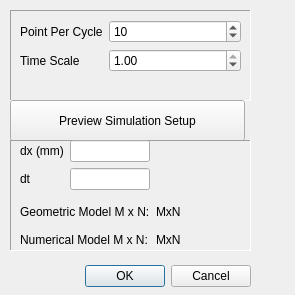
<?xml version="1.0" encoding="UTF-8"?>
<ui version="4.0">
 <class>advancedSimulationSetupDialog</class>
 <widget class="QDialog" name="advancedSimulationSetupDialog">
  <property name="geometry">
   <rect>
    <x>0</x>
    <y>0</y>
    <width>295</width>
    <height>295</height>
   </rect>
  </property>
  <property name="sizePolicy">
   <sizepolicy hsizetype="MinimumExpanding" vsizetype="MinimumExpanding">
    <horstretch>0</horstretch>
    <verstretch>0</verstretch>
   </sizepolicy>
  </property>
  <property name="minimumSize">
   <size>
    <width>295</width>
    <height>0</height>
   </size>
  </property>
  <property name="maximumSize">
   <size>
    <width>265</width>
    <height>295</height>
   </size>
  </property>
  <property name="windowTitle">
   <string>Advanced Simulation Setup</string>
  </property>
  <property name="windowIcon">
   <iconset resource="resources.qrc">
    <normaloff>:/simModel.png</normaloff>:/simModel.png</iconset>
  </property>
  <widget class="QDialogButtonBox" name="buttonBox">
   <property name="geometry">
    <rect>
     <x>60</x>
     <y>260</y>
     <width>191</width>
     <height>32</height>
    </rect>
   </property>
   <property name="orientation">
    <enum>Qt::Horizontal</enum>
   </property>
   <property name="standardButtons">
    <set>QDialogButtonBox::Cancel|QDialogButtonBox::Ok</set>
   </property>
  </widget>
  <widget class="QFrame" name="frame">
   <property name="geometry">
    <rect>
     <x>10</x>
     <y>10</y>
     <width>241</width>
     <height>91</height>
    </rect>
   </property>
   <property name="frameShape">
    <enum>QFrame::Panel</enum>
   </property>
   <property name="frameShadow">
    <enum>QFrame::Sunken</enum>
   </property>
   <widget class="QWidget" name="formLayoutWidget">
    <property name="geometry">
     <rect>
      <x>10</x>
      <y>10</y>
      <width>221</width>
      <height>71</height>
     </rect>
    </property>
    <layout class="QFormLayout" name="formLayout">
     <item row="0" column="0">
      <widget class="QLabel" name="pointPerCycleLabel">
       <property name="text">
        <string>Point Per Cycle</string>
       </property>
      </widget>
     </item>
     <item row="0" column="1">
      <widget class="QSpinBox" name="pointPerCycleSpinBox">
       <property name="minimumSize">
        <size>
         <width>53</width>
         <height>0</height>
        </size>
       </property>
       <property name="minimum">
        <number>5</number>
       </property>
       <property name="maximum">
        <number>60</number>
       </property>
       <property name="singleStep">
        <number>1</number>
       </property>
       <property name="value">
        <number>10</number>
       </property>
      </widget>
     </item>
     <item row="1" column="0">
      <widget class="QLabel" name="timeScaleLabel">
       <property name="text">
        <string>Time Scale</string>
       </property>
      </widget>
     </item>
     <item row="1" column="1">
      <widget class="QDoubleSpinBox" name="timeScaleDoubleSpinBox">
       <property name="maximum">
        <double>1.000000000000000</double>
       </property>
       <property name="singleStep">
        <double>0.100000000000000</double>
       </property>
       <property name="value">
        <double>1.000000000000000</double>
       </property>
      </widget>
     </item>
    </layout>
   </widget>
  </widget>
  <widget class="QPushButton" name="previewSimulationSetupPushButton">
   <property name="geometry">
    <rect>
     <x>10</x>
     <y>100</y>
     <width>235</width>
     <height>41</height>
    </rect>
   </property>
   <property name="minimumSize">
    <size>
     <width>0</width>
     <height>41</height>
    </size>
   </property>
   <property name="maximumSize">
    <size>
     <width>16777215</width>
     <height>41</height>
    </size>
   </property>
   <property name="text">
    <string>Preview Simulation Setup</string>
   </property>
   <property name="icon">
    <iconset resource="resources.qrc">
     <normaloff>:/previewImage.png</normaloff>:/previewImage.png</iconset>
   </property>
   <property name="iconSize">
    <size>
     <width>24</width>
     <height>24</height>
    </size>
   </property>
  </widget>
  <widget class="QFrame" name="previewFrame">
   <property name="geometry">
    <rect>
     <x>10</x>
     <y>140</y>
     <width>241</width>
     <height>111</height>
    </rect>
   </property>
   <property name="frameShape">
    <enum>QFrame::Panel</enum>
   </property>
   <property name="frameShadow">
    <enum>QFrame::Sunken</enum>
   </property>
   <widget class="QWidget" name="formLayoutWidget_2">
    <property name="geometry">
     <rect>
      <x>10</x>
      <y>0</y>
      <width>221</width>
      <height>61</height>
     </rect>
    </property>
    <layout class="QFormLayout" name="deltaFormLayout">
     <item row="0" column="0">
      <widget class="QLabel" name="dxLabel">
       <property name="text">
        <string>dx (mm)</string>
       </property>
      </widget>
     </item>
     <item row="0" column="1">
      <widget class="QLineEdit" name="dxLineEdit">
       <property name="maximumSize">
        <size>
         <width>80</width>
         <height>16777215</height>
        </size>
       </property>
      </widget>
     </item>
     <item row="1" column="0">
      <widget class="QLabel" name="dtLabel">
       <property name="text">
        <string>dt</string>
       </property>
      </widget>
     </item>
     <item row="1" column="1">
      <widget class="QLineEdit" name="dtLineEdit">
       <property name="maximumSize">
        <size>
         <width>80</width>
         <height>16777215</height>
        </size>
       </property>
      </widget>
     </item>
    </layout>
   </widget>
   <widget class="QWidget" name="gridLayoutWidget">
    <property name="geometry">
     <rect>
      <x>10</x>
      <y>60</y>
      <width>221</width>
      <height>51</height>
     </rect>
    </property>
    <layout class="QGridLayout" name="modelSizeGridLayout">
     <item row="0" column="0">
      <widget class="QLabel" name="label">
       <property name="text">
        <string>Geometric Model M x N:</string>
       </property>
      </widget>
     </item>
     <item row="1" column="0">
      <widget class="QLabel" name="label_3">
       <property name="text">
        <string>Numerical Model M x N:</string>
       </property>
      </widget>
     </item>
     <item row="1" column="1">
      <widget class="QLabel" name="numericalSizeLabel">
       <property name="text">
        <string>MxN</string>
       </property>
      </widget>
     </item>
     <item row="0" column="1">
      <widget class="QLabel" name="geometricSizeLabel">
       <property name="text">
        <string>MxN</string>
       </property>
      </widget>
     </item>
    </layout>
   </widget>
  </widget>
 </widget>
 <resources>
  <include location="resources.qrc"/>
 </resources>
 <connections>
  <connection>
   <sender>buttonBox</sender>
   <signal>accepted()</signal>
   <receiver>advancedSimulationSetupDialog</receiver>
   <slot>accept()</slot>
   <hints>
    <hint type="sourcelabel">
     <x>248</x>
     <y>254</y>
    </hint>
    <hint type="destinationlabel">
     <x>157</x>
     <y>274</y>
    </hint>
   </hints>
  </connection>
  <connection>
   <sender>buttonBox</sender>
   <signal>rejected()</signal>
   <receiver>advancedSimulationSetupDialog</receiver>
   <slot>reject()</slot>
   <hints>
    <hint type="sourcelabel">
     <x>316</x>
     <y>260</y>
    </hint>
    <hint type="destinationlabel">
     <x>286</x>
     <y>274</y>
    </hint>
   </hints>
  </connection>
 </connections>
</ui>
